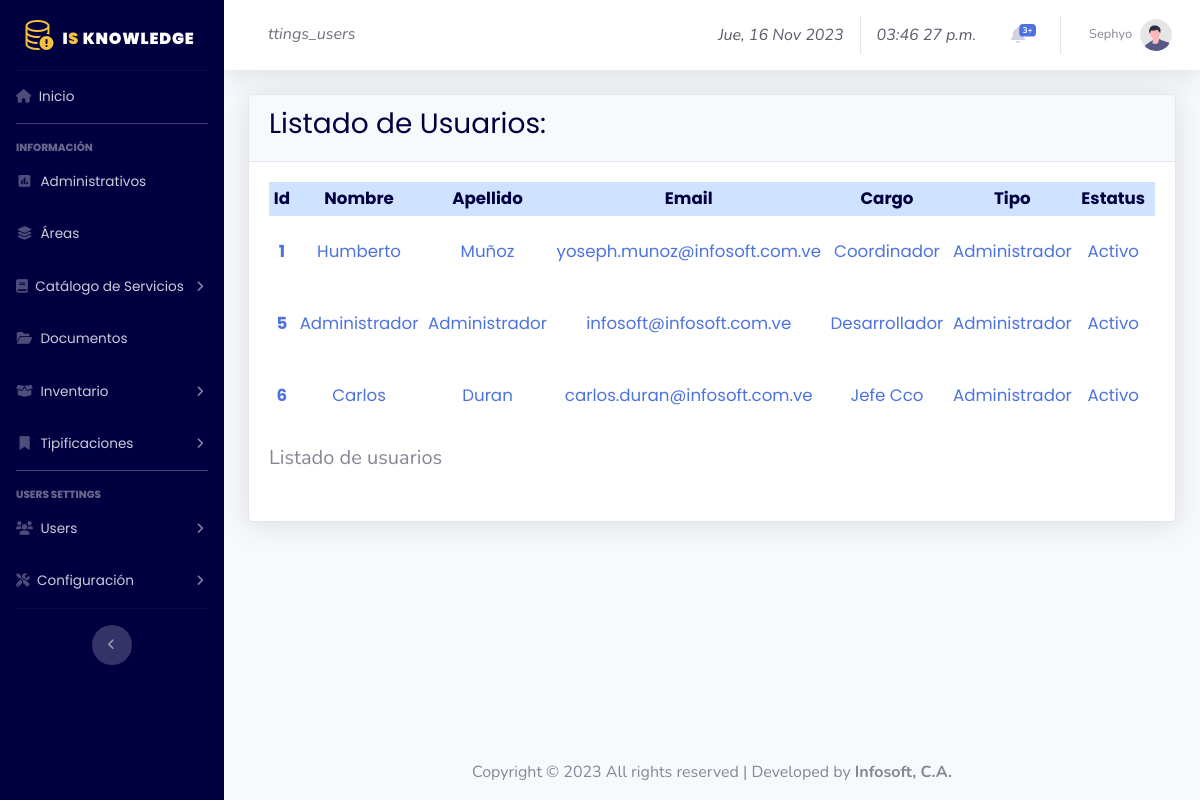
/settings_users/index.php?option=3 (signed in), run on the app's committed database.
### tables this page shows
CREATE TABLE `ke_user` (
  `KEU_ID` int NOT NULL,
  `KEU_NAME` varchar(50) NOT NULL,
  `KEU_LASTNAME` varchar(50) NOT NULL,
  `KEU_DOCUMENT` int NOT NULL,
  `KEU_USER` varchar(50) NOT NULL,
  `KEU_EMAIL` varchar(100) NOT NULL,
  `KEU_PASSWORD` varchar(255) NOT NULL,
  `KEC_ID` int NOT NULL,
  `KETU_ID` int NOT NULL,
  `KES_ID` int NOT NULL,
  `KEU_CREATION_DATE` datetime NOT NULL,
  `KEU_CREATION_USER` varchar(50) NOT NULL,
  `KEU_UPDATE_DATE` datetime NOT NULL,
  `KEU_UPDATE_USER` varchar(50) NOT NULL
);

CREATE TABLE `ke_charge` (
  `KEC_ID` int NOT NULL,
  `KEC_CHARGE` varchar(150) NOT NULL,
  `KEC_ACTIVE` bit(1) NOT NULL,
  `KEC_CREATION_DATE` datetime NOT NULL,
  `KEC_CREATION_USER` varchar(50) NOT NULL,
  `KEC_UPDATE_DATE` datetime NOT NULL,
  `KEC_UPDATE_USER` varchar(50) NOT NULL
);

CREATE TABLE `ke_type_user` (
  `KETU_ID` int NOT NULL,
  `KETU_TYPE_USER` varchar(150) NOT NULL
);

CREATE TABLE `ke_status` (
  `KES_ID` int NOT NULL,
  `KES_STATUS` varchar(50) NOT NULL
);

### conexion/queryRegister.php (called while the page is built, shortened)
<?php
    require_once ('conexion.php');
    $sql = "SELECT A.KEU_ID, A.KEU_NAME, A.KEU_LASTNAME, A.KEU_DOCUMENT, A.KEU_USER, A.KEU_EMAIL, B.KEC_CHARGE AS CHARGE, C.KETU_TYPE_USER AS TYPE, D.KES_STATUS AS STATUS, A.KEC_ID, A.KETU_ID, A.KES_ID FROM KE_USER A INNER JOIN KE_CHARGE B ON A.KEC_ID = B.KEC_ID INNER JOIN KE_TYPE_USER C ON A.KETU_ID = C.KETU_ID INNER JOIN KE_STATUS D ON A.KES_ID = D.KES_ID WHERE D.KES_ID = 1";
    $query4 = mysqli_query($conex, $sql);
    $num2 = mysqli_num_rows($query4);
?>

### settings_users/list_users.php (shortened to what this page needs)
<?php
include '../conexion/queryRegister.php';
?>
<div class="container-fluid mt-2">
  <div class="card shadow">
      <div class="card-header">
          <div class="h3 titulo">
            Listado de Usuarios:
          </div>
      </div>
      <div class="card-body small">
          <div class="table-responsive">
              <table class="table table-sm table-hover text-center align-middle table-borderless fs-5 small" width="100%" cellspacing="0">
              <thead class="table-primary">
                  <tr>
                      <th white="0.5px">Id</th>
                      <th>Nombre</th>
                      <th>Apellido</th>
                      <th>Email</th>
                      <th>Cargo</th>
                      <th>Tipo</th>
                      <th>Estatus</th>
                      <th>Editar</th>
                  </tr>
              </thead>
              <tbody class="table-group-divider" data-bs-spy="scroll">
                  <tr>
                      <?php  if($num2 == 0 ) { echo "No existen Datos Actualmente!"; } else { foreach ($query4 as $r) { ?>
                      <th class="text-primary align-middle" white="0.5px"><?= $r['KEU_ID']?></th>
                      <td scope="col" class="text-primary align-middle"><?= $r['KEU_NAME'];?></td>
                      <td scope="col" class="text-primary align-middle"><?= $r['KEU_LASTNAME'];?></td>
                      <td scope="col" class="text-primary align-middle"><?= $r['KEU_EMAIL'];?></td>
                      <td scope="col" class="text-primary align-middle"><?= $r['CHARGE'];?></td>
                      <td scope="col" class="text-primary align-middle"><?= $r['TYPE'];?></td>
                      <td scope="col" class="text-primary align-middle"><?= $r['STATUS'];?></td>
                      <td style="width: 12%;">
                      </td>
                  </tr>
                  <?php } } ?>
                  <caption>Listado de usuarios</caption>
              </tbody>
              </table>
          </div>
      </div>
  </div>
</div>

### style/customstyles.css (style rules this page uses)
.titulo { color: #000041; font-family: 'Poppins', sans-serif; }
th { font-family: 'Poppins', sans-serif; font-size:smaller; color: #000041; }
td { font-family: 'Poppins', sans-serif; font-size: smaller; }

### data on the page
ke_user: KEU_ID "1", KEU_NAME "Humberto", KEU_LASTNAME "Muñoz", KEU_EMAIL "yoseph.munoz@infosoft.com.ve", KEC_ID.KEC_CHARGE "Coordinador", KETU_ID.KETU_TYPE_USER "Administrador", KES_ID.KES_STATUS "Activo"
ke_user: KEU_ID "5", KEU_NAME "Administrador", KEU_LASTNAME "Administrador", KEU_EMAIL "infosoft@infosoft.com.ve", KEC_ID.KEC_CHARGE "Desarrollador", KETU_ID.KETU_TYPE_USER "Administrador", KES_ID.KES_STATUS "Activo"
ke_user: KEU_ID "6", KEU_NAME "Carlos", KEU_LASTNAME "Duran", KEU_EMAIL "carlos.duran@infosoft.com.ve", KEC_ID.KEC_CHARGE "Jefe Cco", KETU_ID.KETU_TYPE_USER "Administrador", KES_ID.KES_STATUS "Activo"

### other printed values
$result "ttings_users"
$_SESSION[user] "Sephyo"
